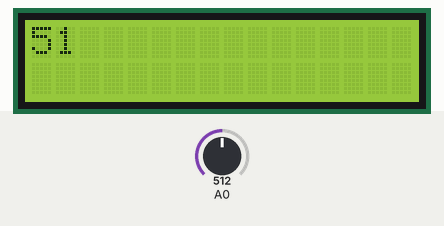
Simulated run of this sketch. Board: Arduino Uno, built with avr-gcc and run on an emulated ATmega328P. On the bench: 16×2 character LCD. The test bench sets the inputs (shaded band); at power-on: A0 = 512.

Above: at 1.2 s.
1.3 s: A0 set to 716
At 2.4 s:
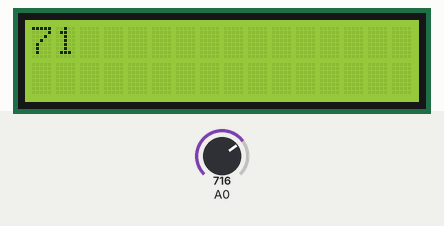
4.0 s: A0 set to 900
At 4.4 s:
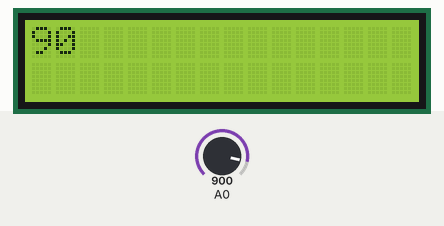
5.5 s: A0 set to 1023
At 6.4 s:
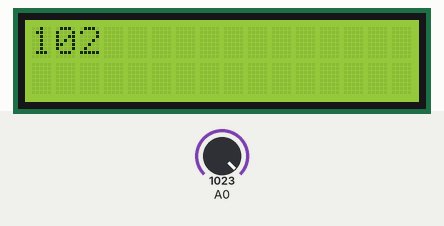
Timing chart, 0 to 8.5 s (numbered marks = the images above; inputs shaded):
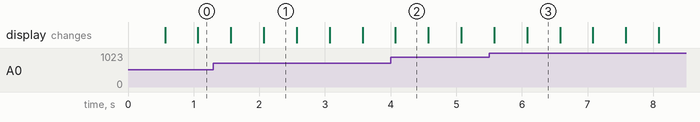

Measured:
- after the input at 1.3 s, the display: first differs from a run without the input after 0.77 s (image 1)
- after the input at 4.0 s, the display: changes after 0.07 s (image 2)
- after the input at 5.5 s, the display: first differs from a run without the input after 0.58 s (image 3)
- what the display in image 1 shows lasts 0.5 s, from 2.1 s to 2.6 s

The sketch:

Nethmi.ino
```cpp
// include the library code:
#include <LiquidCrystal.h>
int x=0;
// initialize the library with the numbers of the interface pins
LiquidCrystal lcd(12, 11, 5, 4, 3, 2);

void setup() {
  // set up the LCD's number of columns and rows:
  lcd.begin(16, 2);
}

void loop() {
  x=analogRead(A0);
   lcd.print(x/10);
   delay(500);
   lcd.clear();
   delay(500);
}
```
